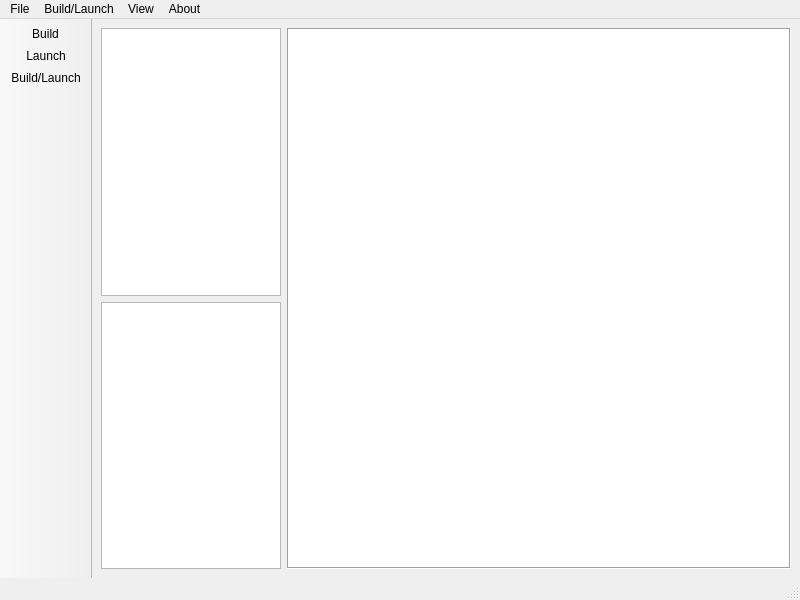
<?xml version="1.0" encoding="UTF-8"?>
<ui version="4.0">
 <class>MainWindow</class>
 <widget class="QMainWindow" name="MainWindow">
  <property name="geometry">
   <rect>
    <x>0</x>
    <y>0</y>
    <width>800</width>
    <height>600</height>
   </rect>
  </property>
  <property name="windowTitle">
   <string>MainWindow</string>
  </property>
  <widget class="QWidget" name="centralwidget">
   <layout class="QHBoxLayout" name="horizontalLayout">
    <item>
     <layout class="QVBoxLayout" name="verticalLayout">
      <property name="sizeConstraint">
       <enum>QLayout::SetDefaultConstraint</enum>
      </property>
      <item>
       <widget class="QTreeView" name="treeView">
        <property name="maximumSize">
         <size>
          <width>180</width>
          <height>16777215</height>
         </size>
        </property>
       </widget>
      </item>
      <item>
       <widget class="QListView" name="listView">
        <property name="maximumSize">
         <size>
          <width>180</width>
          <height>16777215</height>
         </size>
        </property>
       </widget>
      </item>
     </layout>
    </item>
    <item>
     <layout class="QVBoxLayout" name="verticalLayout_2">
      <item>
       <widget class="QTextEdit" name="textEdit">
        <property name="frameShape">
         <enum>QFrame::Box</enum>
        </property>
       </widget>
      </item>
     </layout>
    </item>
   </layout>
  </widget>
  <widget class="QMenuBar" name="menubar">
   <property name="geometry">
    <rect>
     <x>0</x>
     <y>0</y>
     <width>800</width>
     <height>22</height>
    </rect>
   </property>
   <widget class="QMenu" name="menuFile">
    <property name="title">
     <string>File</string>
    </property>
    <addaction name="actionNew_file"/>
    <addaction name="actionOpen_file"/>
    <addaction name="actionSave_file"/>
    <addaction name="actionSave_file_as"/>
    <addaction name="separator"/>
    <addaction name="actionQuit"/>
   </widget>
   <widget class="QMenu" name="menuBuild_Launch">
    <property name="title">
     <string>Build/Launch</string>
    </property>
    <addaction name="actionBuild"/>
    <addaction name="actionLaunch"/>
    <addaction name="actionBuild_and_launch"/>
   </widget>
   <widget class="QMenu" name="menuAbout">
    <property name="title">
     <string>About</string>
    </property>
    <addaction name="actionAbout"/>
    <addaction name="actionAbout_Qt"/>
   </widget>
   <widget class="QMenu" name="menuView">
    <property name="title">
     <string>View</string>
    </property>
    <addaction name="actionElement_1"/>
    <addaction name="actionElement_2"/>
   </widget>
   <addaction name="menuFile"/>
   <addaction name="menuBuild_Launch"/>
   <addaction name="menuView"/>
   <addaction name="menuAbout"/>
  </widget>
  <widget class="QStatusBar" name="statusbar"/>
  <widget class="QToolBar" name="toolBar">
   <property name="windowTitle">
    <string>toolBar</string>
   </property>
   <property name="movable">
    <bool>false</bool>
   </property>
   <property name="floatable">
    <bool>false</bool>
   </property>
   <attribute name="toolBarArea">
    <enum>LeftToolBarArea</enum>
   </attribute>
   <attribute name="toolBarBreak">
    <bool>false</bool>
   </attribute>
   <addaction name="actionBuild_2"/>
   <addaction name="actionLaunch_2"/>
   <addaction name="actionBuild_Launch"/>
  </widget>
  <action name="actionNew_file">
   <property name="text">
    <string>New file</string>
   </property>
  </action>
  <action name="actionOpen_file">
   <property name="text">
    <string>Open file</string>
   </property>
  </action>
  <action name="actionSave_file">
   <property name="text">
    <string>Save file</string>
   </property>
  </action>
  <action name="actionSave_file_as">
   <property name="text">
    <string>Save file as</string>
   </property>
  </action>
  <action name="actionQuit">
   <property name="text">
    <string>Quit</string>
   </property>
  </action>
  <action name="actionBuild">
   <property name="text">
    <string>Build</string>
   </property>
  </action>
  <action name="actionLaunch">
   <property name="text">
    <string>Launch</string>
   </property>
  </action>
  <action name="actionBuild_and_launch">
   <property name="text">
    <string>Build and launch</string>
   </property>
  </action>
  <action name="actionAbout">
   <property name="text">
    <string>About</string>
   </property>
  </action>
  <action name="actionAbout_Qt">
   <property name="text">
    <string>About Qt</string>
   </property>
  </action>
  <action name="actionBuild_2">
   <property name="text">
    <string>Build</string>
   </property>
  </action>
  <action name="actionLaunch_2">
   <property name="text">
    <string>Launch</string>
   </property>
  </action>
  <action name="actionBuild_Launch">
   <property name="text">
    <string>Build/Launch</string>
   </property>
  </action>
  <action name="actionElement_1">
   <property name="checkable">
    <bool>true</bool>
   </property>
   <property name="text">
    <string>Element 1</string>
   </property>
  </action>
  <action name="actionElement_2">
   <property name="checkable">
    <bool>true</bool>
   </property>
   <property name="text">
    <string>Element 2</string>
   </property>
  </action>
 </widget>
 <resources/>
 <connections/>
</ui>
